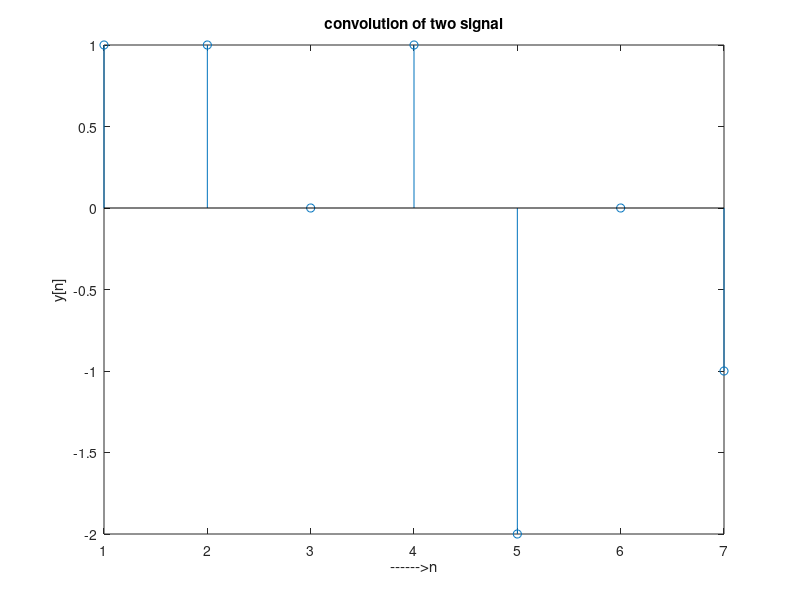

This figure's MATLAB source:
x=[1,2,1,1]; %first signal 0r input signal
h=[1,-1,1,-1]; %second signal
N1=length(x);
N2=length(h);
X=[x,zeros(1,N2)]; %padding of N2 zeros
H=[h,zeros(1,N1)]; %padding of N1 zeros
for n=1:N1+N2-1
    y(n)=0;
    for m=1:N1
        if(n-m+1>0)
            y(n)=y(n)+X(m)*H(n-m+1);
        else
        end
    end
end
stem(y);
ylabel('y[n]');
xlabel('------>n');
title('convolution of two signal');